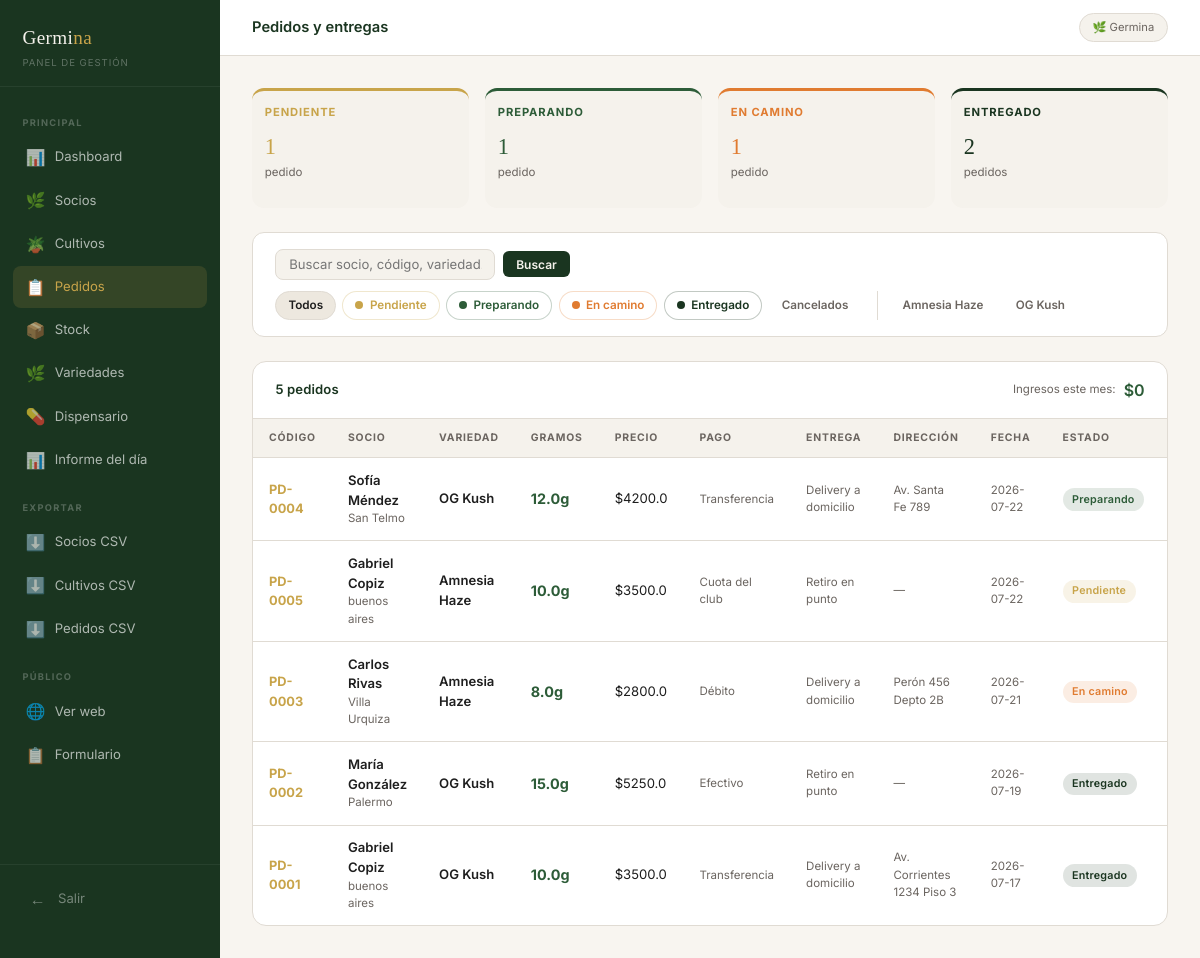
The app's page /admin/pedidos (signed in) with its own data.
### tables this page shows
CREATE TABLE pedidos (
        id INTEGER PRIMARY KEY AUTOINCREMENT,
        codigo TEXT UNIQUE NOT NULL,
        socio_id INTEGER NOT NULL,
        variedad TEXT NOT NULL,
        gramos REAL NOT NULL,
        precio REAL DEFAULT 0,
        forma_pago TEXT DEFAULT 'efectivo',
        estado TEXT DEFAULT 'pendiente',
        tipo_entrega TEXT DEFAULT 'delivery',
        direccion_entrega TEXT,
        delivery_persona TEXT,
        fecha_pedido TEXT DEFAULT (datetime('now','localtime')),
        fecha_entrega TEXT,
        token_entrega TEXT UNIQUE,
        notas TEXT,
        registrado_por TEXT DEFAULT 'Admin',
        FOREIGN KEY (socio_id) REFERENCES socios(id)
    );

CREATE TABLE socios (
        id INTEGER PRIMARY KEY AUTOINCREMENT,
        token TEXT UNIQUE NOT NULL,
        -- datos personales
        nombre TEXT, apellido TEXT, dni TEXT, email TEXT, telefono TEXT,
        fecha_nac TEXT, genero TEXT, barrio TEXT, provincia TEXT,
        -- tipo y condición
        tipo_socio TEXT DEFAULT 'paciente',
        diagnostico TEXT, patologia_especifica TEXT,
        tiempo_condicion TEXT,
        -- médico
        medico_prescriptor TEXT, especialidad_medico TEXT, tiene_receta TEXT,
        -- cannábico
        experiencia_cannabis TEXT, metodo_consumo TEXT, frecuencia_uso TEXT,
        -- trazabilidad
        como_nos_conocio TEXT, referido_por TEXT, referidor_es_socio INTEGER DEFAULT 0,
        canal_detalle TEXT,
        -- notas y estado
        etapa TEXT DEFAULT 'solicitud',
        notas_solicitud TEXT,
        created_at TEXT DEFAULT (datetime('now','localtime')),
        updated_at TEXT DEFAULT (datetime('now','localtime'))
    , cupo_mensual_g REAL DEFAULT 30, direccion TEXT, referencias_entrega TEXT);

### app.py (the view)
@app.route('/admin/pedidos')
@login_required
def admin_pedidos():
    db = get_db()
    estado_f   = request.args.get('estado','')
    q          = request.args.get('q','').strip()
    variedad_f = request.args.get('variedad','')
    sql = '''SELECT p.*, s.nombre, s.apellido, s.dni, s.telefono, s.barrio
             FROM pedidos p JOIN socios s ON s.id = p.socio_id WHERE 1=1'''
    params = []
    if estado_f:
        sql += ' AND p.estado=?'; params.append(estado_f)
    if variedad_f:
        sql += ' AND p.variedad=?'; params.append(variedad_f)
    if q:
        sql += ' AND (s.nombre LIKE ? OR s.apellido LIKE ? OR p.codigo LIKE ? OR p.variedad LIKE ?)'
        params += [f'%{q}%']*4
    sql += ' ORDER BY p.fecha_pedido DESC'
    pedidos = db.execute(sql, params).fetchall()
    contadores = {e: db.execute("SELECT COUNT(*) FROM pedidos WHERE estado=?", (e,)).fetchone()[0] for e in ESTADOS_PEDIDO}
    mes_inicio = date.today().replace(day=1).isoformat()
    ingresos_mes = db.execute(
        "SELECT COALESCE(SUM(precio),0) FROM pedidos WHERE estado='entregado' AND fecha_entrega >= ?", (mes_inicio,)
    ).fetchone()[0]
    variedades = db.execute('SELECT DISTINCT variedad FROM pedidos ORDER BY variedad').fetchall()
    return render_template('admin/pedidos.html',
        pedidos=pedidos, contadores=contadores,
        estado_f=estado_f, q=q, variedad_f=variedad_f,
        variedades=variedades,
        ingresos_mes=round(ingresos_mes, 2),
        estados_pedido=ESTADOS_PEDIDO,
        estado_pedido_next=ESTADO_PEDIDO_NEXT,
    )

### app.py (called while the page is built)
def get_db():
    if 'db' not in g:
        g.db = sqlite3.connect(DB_PATH)
        g.db.row_factory = sqlite3.Row
        g.db.execute('PRAGMA journal_mode=WAL')
    return g.db

def login_required(f):
    @wraps(f)
    def wrapped(*args, **kwargs):
        if not session.get('admin'):
            return redirect(url_for('admin_login'))
        return f(*args, **kwargs)
    return wrapped

### templates/admin/pedidos.html (shortened to what this page needs)
{% extends 'admin/base_admin.html' %}
{% block topbar_title %}Pedidos y entregas{% endblock %}
{% block content %}
<div class="kanban-wrap">
  {% set estados_activos = [('pendiente','#C8A44A'),('preparando','#2D5C38'),('en_camino','#E07B30'),('entregado','#1A3520')] %}
  {% for est, color in estados_activos %}
  <div class="kanban-col" style="border-top:3px solid {{ color }};">
    <div class="kanban-col-header">
      <span style="color:{{ color }};">{{ estado_pedido_label[est] }}</span>
    </div>
    <div class="kanban-count" style="color:{{ color }};">{{ contadores.get(est, 0) }}</div>
    <div class="text-xs text-muted">pedido{% if contadores.get(est,0) != 1 %}s{% endif %}</div>
  </div>
  {% endfor %}
</div>
<div class="filters-bar">
  <form style="display:flex;gap:0.5rem;align-items:center;flex-wrap:wrap;" method="GET">
    <input type="text" class="search-input" name="q" value="{{ q }}" placeholder="Buscar socio, código, variedad...">
    <button type="submit" class="btn btn-primary btn-sm">Buscar</button>
  </form>
  <div style="display:flex;gap:0.4rem;flex-wrap:wrap;">
    <a href="{{ url_for('admin_pedidos') }}" class="filter-pill {% if not estado_f %}active{% endif %}">Todos</a>
    {% for est, color in estados_activos %}
    <a href="{{ url_for('admin_pedidos') }}?estado={{ est }}"
       class="filter-pill {% if estado_f == est %}active{% endif %}"
       style="{% if estado_f == est %}background:{{ color }}22;border-color:{{ color }};color:{{ color }};{% else %}border-color:{{ color }}44;color:{{ color }};{% endif %}">
      <span class="estado-dot" style="background:{{ color }};"></span>{{ estado_pedido_label[est] }}
    </a>
    {% endfor %}
    <a href="{{ url_for('admin_pedidos') }}?estado=cancelado"
       class="filter-pill {% if estado_f == 'cancelado' %}active{% endif %}" style="color:var(--muted);">Cancelados</a>
  </div>
  {% if variedades %}
  <div style="display:flex;gap:0.4rem;flex-wrap:wrap;margin-left:0.3rem;padding-left:0.7rem;border-left:1px solid var(--border);">
    {% for v in variedades %}
    <a href="{{ url_for('admin_pedidos') }}?variedad={{ v.variedad }}{% if estado_f %}&estado={{ estado_f }}{% endif %}"
       class="filter-pill {% if variedad_f == v.variedad %}active{% endif %}">{{ v.variedad }}</a>
    {% endfor %}
  </div>
  {% endif %}
</div>
<div class="card">
  <div class="card-header">
    <span class="card-title">{{ pedidos|length }} pedido{% if pedidos|length != 1 %}s{% endif %}
    </span>
    <div style="display:flex;gap:0.5rem;align-items:center;">
      <span class="text-xs text-muted">Ingresos este mes:</span>
      <span class="fw-600" style="color:var(--green-mid);">${{ ingresos_mes }}</span>
    </div>
  </div>
  {% if pedidos %}
  <div class="table-wrap">
    <table>
      <thead>
        <tr>
          <th>Código</th><th>Socio</th><th>Variedad</th><th>Gramos</th>
          <th>Precio</th><th>Pago</th><th>Entrega</th><th>Dirección</th><th>Fecha</th><th>Estado</th><th></th>
        </tr>
      </thead>
      <tbody>
        {% for p in pedidos %}
        <tr>
          <td style="color:var(--gold);font-weight:700;font-size:0.8rem;cursor:pointer;" onclick="location.href='{{ url_for('admin_pedido', pid=p.id) }}'">{{ p.codigo }}</td>
          <td onclick="location.href='{{ url_for('admin_socio', sid=p.socio_id) }}'" style="cursor:pointer;">
            <div class="fw-600 text-sm">{{ p.nombre }} {{ p.apellido }}</div>
            <div class="text-xs text-muted">{{ p.barrio or '' }}</div>
          </td>
          <td class="fw-600 text-sm">{{ p.variedad }}</td>
          <td style="color:var(--green-mid);font-weight:700;font-size:0.9rem;">{{ p.gramos }}g</td>
          <td class="text-sm">${{ p.precio }}</td>
          <td class="text-xs text-muted">{{ forma_pago_label.get(p.forma_pago, p.forma_pago) }}</td>
          <td class="text-xs text-muted">{{ tipo_entrega_label.get(p.tipo_entrega, p.tipo_entrega) }}</td>
          <td class="text-xs text-muted" style="max-width:160px;">{{ (p.direccion_entrega or '—')[:30] }}</td>
          <td class="text-xs text-muted">{{ p.fecha_pedido[:10] }}</td>
          <td>
            <span id="badge-{{ p.id }}" class="badge" style="background:{{ estado_pedido_color.get(p.estado,'#999') }}22;color:{{ estado_pedido_color.get(p.estado,'#999') }};">
              {{ estado_pedido_label.get(p.estado, p.estado) }}
            </span>
          </td>
          <td style="white-space:nowrap;">
          </td>
        </tr>
        {% endfor %}
      </tbody>
    </table>
  </div>
  {% else %}
  <div class="card-body">
    <p class="text-muted text-sm">No hay pedidos con estos filtros. Los pedidos se crean desde la ficha del socio.</p>
  </div>
  {% endif %}
</div>
{% endblock %}

### templates/admin/base_admin.html (style rules this page uses)
*, *::before, *::after { box-sizing: border-box; margin: 0; padding: 0; }
:root { --green-deep: #1A3520; --green-mid: #2D5C38; --green-light: #4A7C5E; --green-pale: #D4EAD9; --gold: #C8A44A; --gold-light: #F6ECC4; --cream: #F5F2EC; --cream-dark: #EDE8DF; --bg: #F8F5F0; --border: #E0DBD3; --text: #1E1E1E; --muted: #6B6560; --white: #FFFFFF; --sidebar-w: 220px; }
body { font-family: 'Inter', sans-serif; background: var(--bg); color: var(--text); line-height: 1.5; }
a { color: inherit; text-decoration: none; }
.card { background: var(--white); border-radius: 14px; border: 1px solid var(--border); overflow: hidden; }
.card-header { padding: 1rem 1.4rem; border-bottom: 1px solid var(--border); display: flex; align-items: center; justify-content: space-between; }
.card-title { font-size: 0.82rem; font-weight: 600; color: var(--green-deep); letter-spacing: 0.01em; }
.table-wrap { overflow-x: auto; }
table { width: 100%; border-collapse: collapse; font-size: 0.84rem; }
thead th { text-align: left; font-size: 0.65rem; font-weight: 700; text-transform: uppercase; letter-spacing: 0.08em; color: var(--muted); padding: 0.7rem 1rem; border-bottom: 1px solid var(--border); background: var(--cream); }
tbody td { padding: 0.8rem 1rem; border-bottom: 1px solid var(--border); vertical-align: middle; }
tbody tr:last-child td { border-bottom: none; }
.badge { display: inline-block; padding: 0.2rem 0.6rem; border-radius: 100px; font-size: 0.67rem; font-weight: 600; letter-spacing: 0.02em; }
.btn { display: inline-flex; align-items: center; gap: 0.4rem; padding: 0.55rem 1.1rem; border-radius: 8px; font-size: 0.82rem; font-weight: 600; cursor: pointer; border: none; transition: all 0.15s; font-family: 'Inter', sans-serif; }
.btn-primary { background: var(--green-deep); color: var(--cream); }
.btn-sm { padding: 0.35rem 0.8rem; font-size: 0.75rem; border-radius: 6px; }
.text-sm { font-size: 0.82rem; }
.text-xs { font-size: 0.72rem; }
.text-muted { color: var(--muted); }
.fw-600 { font-weight: 600; }

### templates/admin/pedidos.html (style rules this page uses)
.kanban-wrap { display:grid; grid-template-columns:repeat(4,1fr); gap:1rem; margin-bottom:1.5rem; }
.kanban-col { background:var(--cream); border-radius:12px; padding:0.8rem; min-height:120px; }
.kanban-col-header { font-size:0.7rem; font-weight:700; letter-spacing:0.08em; text-transform:uppercase; margin-bottom:0.6rem; display:flex; align-items:center; justify-content:space-between; }
.kanban-count { font-family:'Playfair Display',serif; font-size:1.4rem; font-weight:500; }
.filters-bar { background:var(--white); border-radius:12px; border:1px solid var(--border); padding:1rem 1.4rem; margin-bottom:1.5rem; display:flex; align-items:center; gap:0.7rem; flex-wrap:wrap; }
.search-input { padding:0.4rem 0.8rem; border:1.5px solid var(--border); border-radius:8px; font-family:'Inter',sans-serif; font-size:0.82rem; background:var(--cream); color:var(--text); min-width:220px; }
.filter-pill { padding:0.3rem 0.75rem; border-radius:100px; font-size:0.73rem; font-weight:600; border:1.5px solid transparent; cursor:pointer; background:var(--white); color:var(--muted); transition:all 0.15s; text-decoration:none; display:inline-block; }
.filter-pill.active, .filter-pill:hover { background:var(--cream-dark); border-color:var(--border); color:var(--text); }
.estado-dot { width:8px; height:8px; border-radius:50%; display:inline-block; margin-right:0.4rem; }

### records on screen
pedidos: estado "PENDIENTE", get "1", codigo "PD-0005", nombre "Gabriel", apellido "Copiz", barrio "buenos aires", variedad "Amnesia Haze", gramos "10.0", precio "3500.0", get "Cuota del club", get "Retiro en punto", direccion_entrega "—", fecha_pedido "2026-07-22", get "Pendiente"
pedidos: estado "ENTREGADO", get "2", codigo "PD-0002", nombre "María", apellido "González", barrio "Palermo", variedad "OG Kush", gramos "15.0", precio "5250.0", get "Efectivo", get "Retiro en punto", direccion_entrega "—", fecha_pedido "2026-07-19", get "Entregado"
pedidos: codigo "PD-0004", nombre "Sofía", apellido "Méndez", barrio "San Telmo", variedad "OG Kush", gramos "12.0", precio "4200.0", get "Transferencia", get "Delivery a domicilio", direccion_entrega "Av. Santa Fe 789", fecha_pedido "2026-07-22", get "Preparando"
pedidos: codigo "PD-0003", nombre "Carlos", apellido "Rivas", barrio "Villa Urquiza", variedad "Amnesia Haze", gramos "8.0", precio "2800.0", get "Débito", get "Delivery a domicilio", direccion_entrega "Perón 456 Depto 2B", fecha_pedido "2026-07-21", get "En camino"
pedidos: codigo "PD-0001", nombre "Gabriel", apellido "Copiz", barrio "buenos aires", variedad "OG Kush", gramos "10.0", precio "3500.0", get "Transferencia", get "Delivery a domicilio", direccion_entrega "Av. Corrientes 1234 Piso 3", fecha_pedido "2026-07-17", get "Entregado"

### other values on screen
{{ estado_pedido_label[est] }} "PREPARANDO" "EN CAMINO"
{{ contadores.get(est, 0) }} "1" "1"
{{ estado_pedido_label[est] }} "Pendiente" "Preparando" "En camino" "Entregado"
{{ v.variedad }} "Amnesia Haze" "OG Kush"
{{ pedidos|length }} "5"
{{ ingresos_mes }} "0"
